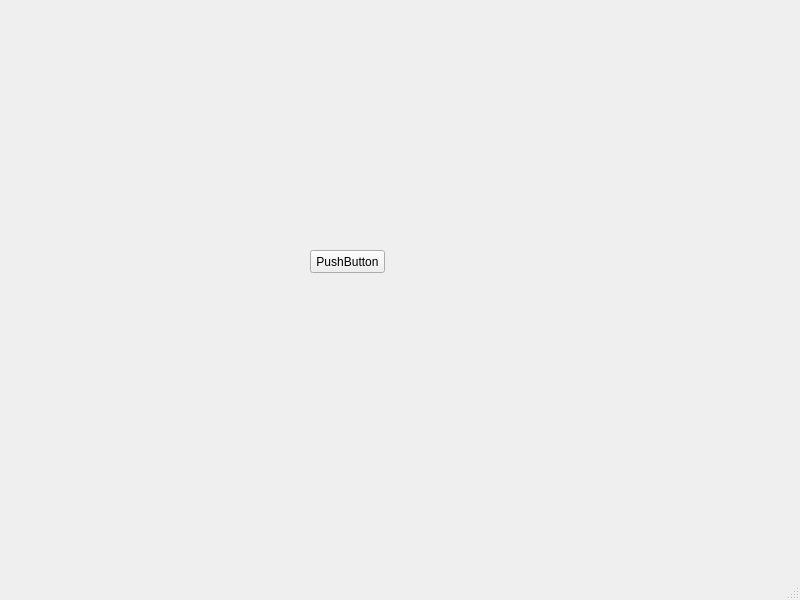
<?xml version="1.0" encoding="UTF-8"?>
<ui version="4.0">
 <class>MainWindow</class>
 <widget class="QMainWindow" name="MainWindow">
  <property name="geometry">
   <rect>
    <x>0</x>
    <y>0</y>
    <width>800</width>
    <height>600</height>
   </rect>
  </property>
  <property name="windowTitle">
   <string>MainWindow</string>
  </property>
  <widget class="QWidget" name="centralwidget">
   <widget class="QPushButton" name="pushButton">
    <property name="geometry">
     <rect>
      <x>310</x>
      <y>250</y>
      <width>75</width>
      <height>23</height>
     </rect>
    </property>
    <property name="text">
     <string>PushButton</string>
    </property>
   </widget>
  </widget>
  <widget class="QMenuBar" name="menubar">
   <property name="geometry">
    <rect>
     <x>0</x>
     <y>0</y>
     <width>800</width>
     <height>21</height>
    </rect>
   </property>
  </widget>
  <widget class="QStatusBar" name="statusbar"/>
 </widget>
 <resources/>
 <connections/>
</ui>
